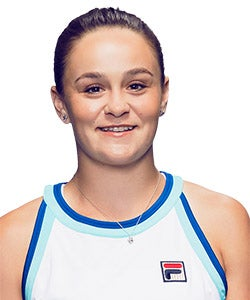
#> input picture FaceRecognition/photos/females/f1.jpg, 250 x 300 px, found by its file name
$ python main.py
#> lines starting #> are read from the running program, lines starting #| are printed output that depends on the picture
# load and show an image with Pillow
from PIL import Image
# load the image
image = Image.open('f1.jpg')
#> image is the input picture: PIL image 250x300 RGB; mean R, G, B 220.3, 208.7, 206.4
# summarize some details about the image
print(image.format)
#| JPEG
print(image.mode)
#| RGB
print(image.size)
#| (250, 300)
# show the image
image.show()


# load and display an image with Matplotlib
from matplotlib import image
from matplotlib import pyplot
# load image as pixel array
data = image.imread('f1.jpg')
# summarize shape of the pixel array
print(data.dtype)
#| uint8
print(data.shape)
#| (300, 250, 3)
# display the array of pixels as an image
pyplot.imshow(data)
pyplot.show()

# create a thumbnail of an image
# load the image
image = Image.open('f1.jpg')
# report the size of the image
print(image.size)
#| (250, 300)
# create a thumbnail and preserve aspect ratio
image.thumbnail((100,100))
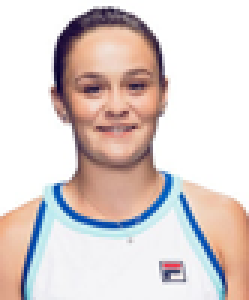
#> image: PIL image 83x100 RGB (shown 3 times larger); mean R, G, B 220.2, 208.7, 206.3
# report the size of the thumbnail
print(image.size)
#| (83, 100)

$ run again, with FaceRecognition/photos/females/f10.jpg copied over FaceRecognition/photos/females/f1.jpg
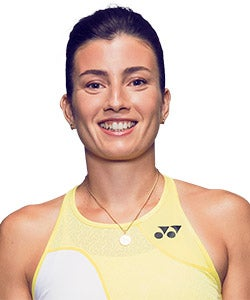
#> input picture FaceRecognition/photos/females/f10.jpg, 250 x 300 px, found by its file name
#> image is the input picture: PIL image 250x300 RGB; mean R, G, B 227.3, 207.1, 192.8
#| JPEG
#| RGB
#| (250, 300)
#| uint8
#| (300, 250, 3)
#| (250, 300)
#> `image.thumbnail((100,100))`:
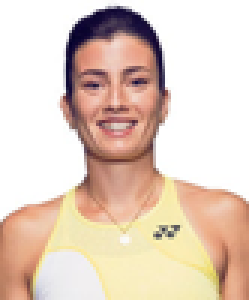
#> image: PIL image 83x100 RGB (shown 3 times larger); mean R, G, B 227.3, 207, 192.8
#| (83, 100)

$ run again, with FaceRecognition/photos/females/f11.jpg copied over FaceRecognition/photos/females/f1.jpg
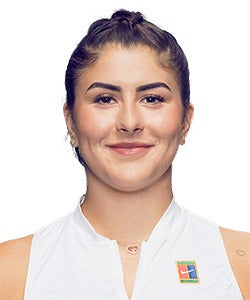
#> input picture FaceRecognition/photos/females/f11.jpg, 250 x 300 px, found by its file name
#> image is the input picture: PIL image 250x300 RGB; mean R, G, B 225.7, 211.6, 206.8
#| JPEG
#| RGB
#| (250, 300)
#| uint8
#| (300, 250, 3)
#| (250, 300)
#> `image.thumbnail((100,100))`:
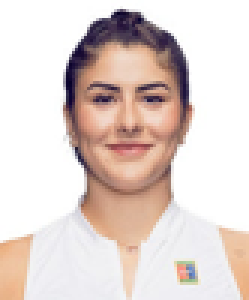
#> image: PIL image 83x100 RGB (shown 3 times larger); mean R, G, B 225.6, 211.6, 206.8
#| (83, 100)

$ run again, with FaceRecognition/photos/females/f12.jpg copied over FaceRecognition/photos/females/f1.jpg
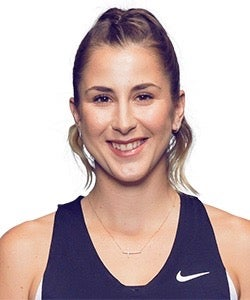
#> input picture FaceRecognition/photos/females/f12.jpg, 250 x 300 px, found by its file name
#> image is the input picture: PIL image 250x300 RGB; mean R, G, B 198.9, 180.3, 179.9
#| JPEG
#| RGB
#| (250, 300)
#| uint8
#| (300, 250, 3)
#| (250, 300)
#> `image.thumbnail((100,100))`:
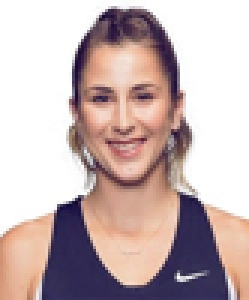
#> image: PIL image 83x100 RGB (shown 3 times larger); mean R, G, B 198.9, 180.3, 179.9
#| (83, 100)
